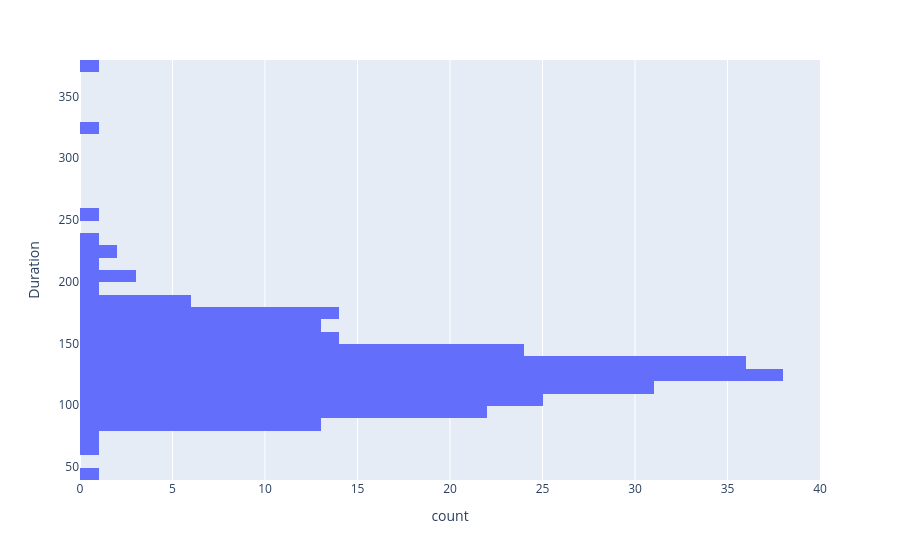

Notebook code cell kept with this figure:
### Code cell
px.histogram(df,y="Duration")

### Figure 1 — Plotly figure (JSON) as saved in the notebook; plotly's stock layout.template omitted (floating-point values rounded to 4 significant figures; data arrays with more than 128 entries replaced by an {"elided": "..."} marker saying what was removed)
{"data": [{"bingroup": "y", "hovertemplate": "count=%{x}<br>Duration=%{y}<extra></extra>", "legendgroup": "", "marker": {"color": "#636efa", "pattern": {"shape": ""}}, "name": "", "orientation": "h", "showlegend": false, "type": "histogram", "xaxis": "x", "y": {"elided": "250 int values"}, "yaxis": "y"}], "layout": {"barmode": "relative", "legend": {"tracegroupgap": 0}, "margin": {"t": 60}, "xaxis": {"anchor": "y", "domain": [0, 1], "title": {"text": "count"}}, "yaxis": {"anchor": "x", "domain": [0, 1], "title": {"text": "Duration"}}}}
